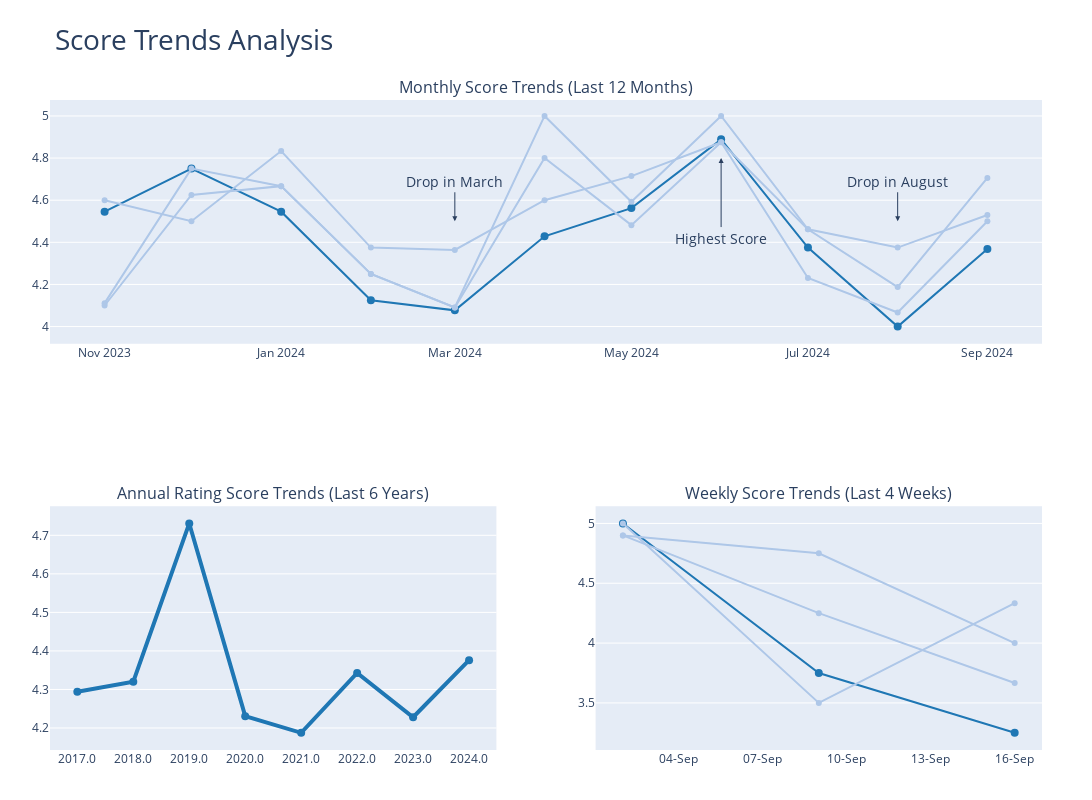

The notebook cell saved with this chart:
### Code cell
# Convert date column to datetime format
reviews['date'] = pd.to_datetime(reviews['date'], errors='coerce')
reviews['month'] = reviews['date'].dt.to_period('M')
reviews['year'] = reviews['date'].dt.year
reviews['week'] = reviews['date'].dt.to_period('W')
reviews['week'] = reviews['date'] - pd.to_timedelta(reviews['date'].dt.weekday, unit='d')
reviews['week'] = reviews['week'].dt.strftime('%Y-%m-%d')

# Filter data for the last periods (months, years, weeks)
last_months = reviews[reviews['date'] >= pd.to_datetime('today') - pd.DateOffset(months=12)]
last_years = reviews[reviews['date'] >= pd.to_datetime('today') - pd.DateOffset(years=8)]
last_weeks = reviews[reviews['date'] >= pd.to_datetime('today') - pd.DateOffset(weeks=5)]

# Compute averages for the required periods
monthly_avg_scores = last_months.groupby('month')[['rating_score', 'food_score', 'service_score', 'atmosphere_score']].mean()
yearly_avg_scores = last_years.groupby('year')[['rating_score']].mean()
weekly_avg_scores = last_weeks.groupby('week')[['rating_score', 'food_score', 'service_score', 'atmosphere_score']].mean()

# Update the axis labels for each score to be more readable
label_mapping = {
    'rating_score': 'Rating',
    'food_score': 'Food',
    'service_score': 'Service',
    'atmosphere_score': 'Atmosphere'
}

# Create a figure with subplots using the Z-layout
fig = make_subplots(rows=2, cols=2,
                    specs=[[{"colspan": 2}, None],
                           [{}, {}]],  # 1 large plot on the first row, 2 smaller plots on the second
                    subplot_titles=("Monthly Score Trends (Last 12 Months)", 
                                    "Annual Rating Score Trends (Last 6 Years)", 
                                    "Weekly Score Trends (Last 4 Weeks)"))

# Add monthly score trends to the first row (rating_score in stronger color)
colors = ['#1f77b4', '#aec7e8', '#aec7e8', '#aec7e8']
for i, column in enumerate(monthly_avg_scores.columns):
    label = label_mapping[column]
    fig.add_trace(
        go.Scatter(x=monthly_avg_scores.index.astype(str), y=monthly_avg_scores[column],
                   mode='lines+markers', name=label, 
                   text=[f"{label} - {val:.2f}" for val in monthly_avg_scores[column]], 
                   hoverinfo="text", line=dict(color=colors[i])),
        row=1, col=1)

# Add yearly score trends to the second row (left)
fig.add_trace(
    go.Scatter(x=yearly_avg_scores.index.astype(str), y=yearly_avg_scores['rating_score'],
               mode='lines+markers', name="Rating", line=dict(color='#1f77b4', width=4),
               text=[f"Rating - {val:.2f}" for val in yearly_avg_scores['rating_score']], 
               hoverinfo="text"),
    row=2, col=1)

# Add weekly score trends to the second row (right, weaker colors)
for i, column in enumerate(weekly_avg_scores.columns):
    label = label_mapping[column]  # Get the readable label
    fig.add_trace(
        go.Scatter(x=weekly_avg_scores.index.astype(str), y=weekly_avg_scores[column],
                   mode='lines+markers', name=label, 
                   text=[f"{label} - {val:.2f}" for val in weekly_avg_scores[column]], 
                   hoverinfo="text", line=dict(color=colors[i])),
        row=2, col=2)

# Enhance presentation: remove gridlines and borders, increase size, and remove legend
fig.update_layout(showlegend=False, 
                  title="Score Trends Analysis",
                  title_font=dict(size=28),
                  margin=dict(l=50, r=50, t=100, b=50),
                  paper_bgcolor="white",
                  height=800, width=1200)
fig.update_xaxes(showline=False, showgrid=False)
fig.update_yaxes(showline=False, showgrid=True)

# Customize x-axes formatting: show only the year for yearly data, and only day and month for weekly data
fig.update_xaxes(
    tickformat="%Y",  # Only show the year for the yearly graph
    row=2, col=1
)

fig.update_xaxes(
    tickformat="%d-%b",  # Show only the day and month for weekly graph
    row=2, col=2
)

# Add annotations to highlight key points
fig.add_annotation(x='2024-06', y=4.8, 
                   text="Highest Score", 
                   showarrow=True, arrowhead=2,
                   ax=0, ay=80, row=1, col=1, font=dict(size=14))

fig.add_annotation(x='2024-03', y=4.5, 
                   text="Drop in March", 
                   showarrow=True, arrowhead=2,
                   ax=0, ay=-40, row=1, col=1, font=dict(size=14))

fig.add_annotation(x='2024-08', y=4.5, 
                   text="Drop in August", 
                   showarrow=True, arrowhead=2,
                   ax=0, ay=-40, row=1, col=1, font=dict(size=14))

fig.update_traces(marker=dict(size=8), selector=dict(name="Rating"))
fig.show()

### Figure 1 — Plotly figure (JSON) as saved in the notebook; plotly's stock layout.template omitted (floating-point values rounded to 4 significant figures)
{"data": [{"hoverinfo": "text", "line": {"color": "#1f77b4"}, "marker": {"size": 8}, "mode": "lines+markers", "name": "Rating", "text": ["Rating - 4.55", "Rating - 4.75", "Rating - 4.55", "Rating - 4.12", "Rating - 4.08", "Rating - 4.43", "Rating - 4.56", "Rating - 4.89", "Rating - 4.38", "Rating - 4.00", "Rating - 4.37"], "type": "scatter", "x": ["2023-11", "2023-12", "2024-01", "2024-02", "2024-03", "2024-04", "2024-05", "2024-06", "2024-07", "2024-08", "2024-09"], "xaxis": "x", "y": [4.545, 4.75, 4.545, 4.125, 4.077, 4.429, 4.562, 4.889, 4.375, 4, 4.368], "yaxis": "y"}, {"hoverinfo": "text", "line": {"color": "#aec7e8"}, "mode": "lines+markers", "name": "Food", "text": ["Food - 4.11", "Food - 4.75", "Food - 4.67", "Food - 4.25", "Food - 4.09", "Food - 4.80", "Food - 4.48", "Food - 4.88", "Food - 4.23", "Food - 4.07", "Food - 4.50"], "type": "scatter", "x": ["2023-11", "2023-12", "2024-01", "2024-02", "2024-03", "2024-04", "2024-05", "2024-06", "2024-07", "2024-08", "2024-09"], "xaxis": "x", "y": [4.111, 4.75, 4.667, 4.25, 4.091, 4.8, 4.481, 4.875, 4.231, 4.067, 4.5], "yaxis": "y"}, {"hoverinfo": "text", "line": {"color": "#aec7e8"}, "mode": "lines+markers", "name": "Service", "text": ["Service - 4.60", "Service - 4.50", "Service - 4.83", "Service - 4.38", "Service - 4.36", "Service - 4.60", "Service - 4.71", "Service - 4.88", "Service - 4.46", "Service - 4.38", "Service - 4.53"], "type": "scatter", "x": ["2023-11", "2023-12", "2024-01", "2024-02", "2024-03", "2024-04", "2024-05", "2024-06", "2024-07", "2024-08", "2024-09"], "xaxis": "x", "y": [4.6, 4.5, 4.833, 4.375, 4.364, 4.6, 4.714, 4.875, 4.462, 4.375, 4.529], "yaxis": "y"}, {"hoverinfo": "text", "line": {"color": "#aec7e8"}, "mode": "lines+markers", "name": "Atmosphere", "text": ["Atmosphere - 4.10", "Atmosphere - 4.62", "Atmosphere - 4.67", "Atmosphere - 4.25", "Atmosphere - 4.09", "Atmosphere - 5.00", "Atmosphere - 4.59", "Atmosphere - 5.00", "Atmosphere - 4.46", "Atmosphere - 4.19", "Atmosphere - 4.71"], "type": "scatter", "x": ["2023-11", "2023-12", "2024-01", "2024-02", "2024-03", "2024-04", "2024-05", "2024-06", "2024-07", "2024-08", "2024-09"], "xaxis": "x", "y": [4.1, 4.625, 4.667, 4.25, 4.091, 5, 4.593, 5, 4.462, 4.188, 4.706], "yaxis": "y"}, {"hoverinfo": "text", "line": {"color": "#1f77b4", "width": 4}, "marker": {"size": 8}, "mode": "lines+markers", "name": "Rating", "text": ["Rating - 4.29", "Rating - 4.32", "Rating - 4.73", "Rating - 4.23", "Rating - 4.19", "Rating - 4.34", "Rating - 4.23", "Rating - 4.38"], "type": "scatter", "x": ["2017.0", "2018.0", "2019.0", "2020.0", "2021.0", "2022.0", "2023.0", "2024.0"], "xaxis": "x2", "y": [4.294, 4.32, 4.731, 4.231, 4.188, 4.343, 4.228, 4.376], "yaxis": "y2"}, {"hoverinfo": "text", "line": {"color": "#1f77b4"}, "marker": {"size": 8}, "mode": "lines+markers", "name": "Rating", "text": ["Rating - 5.00", "Rating - 3.75", "Rating - 3.25"], "type": "scatter", "x": ["2024-09-02", "2024-09-09", "2024-09-16"], "xaxis": "x3", "y": [5, 3.75, 3.25], "yaxis": "y3"}, {"hoverinfo": "text", "line": {"color": "#aec7e8"}, "mode": "lines+markers", "name": "Food", "text": ["Food - 5.00", "Food - 3.50", "Food - 4.33"], "type": "scatter", "x": ["2024-09-02", "2024-09-09", "2024-09-16"], "xaxis": "x3", "y": [5, 3.5, 4.333], "yaxis": "y3"}, {"hoverinfo": "text", "line": {"color": "#aec7e8"}, "mode": "lines+markers", "name": "Service", "text": ["Service - 4.90", "Service - 4.25", "Service - 3.67"], "type": "scatter", "x": ["2024-09-02", "2024-09-09", "2024-09-16"], "xaxis": "x3", "y": [4.9, 4.25, 3.667], "yaxis": "y3"}, {"hoverinfo": "text", "line": {"color": "#aec7e8"}, "mode": "lines+markers", "name": "Atmosphere", "text": ["Atmosphere - 4.90", "Atmosphere - 4.75", "Atmosphere - 4.00"], "type": "scatter", "x": ["2024-09-02", "2024-09-09", "2024-09-16"], "xaxis": "x3", "y": [4.9, 4.75, 4], "yaxis": "y3"}], "layout": {"annotations": [{"font": {"size": 16}, "showarrow": false, "text": "Monthly Score Trends (Last 12 Months)", "x": 0.5, "xanchor": "center", "xref": "paper", "y": 1, "yanchor": "bottom", "yref": "paper"}, {"font": {"size": 16}, "showarrow": false, "text": "Annual Rating Score Trends (Last 6 Years)", "x": 0.225, "xanchor": "center", "xref": "paper", "y": 0.375, "yanchor": "bottom", "yref": "paper"}, {"font": {"size": 16}, "showarrow": false, "text": "Weekly Score Trends (Last 4 Weeks)", "x": 0.775, "xanchor": "center", "xref": "paper", "y": 0.375, "yanchor": "bottom", "yref": "paper"}, {"arrowhead": 2, "ax": 0, "ay": 80, "font": {"size": 14}, "showarrow": true, "text": "Highest Score", "x": "2024-06", "xref": "x", "y": 4.8, "yref": "y"}, {"arrowhead": 2, "ax": 0, "ay": -40, "font": {"size": 14}, "showarrow": true, "text": "Drop in March", "x": "2024-03", "xref": "x", "y": 4.5, "yref": "y"}, {"arrowhead": 2, "ax": 0, "ay": -40, "font": {"size": 14}, "showarrow": true, "text": "Drop in August", "x": "2024-08", "xref": "x", "y": 4.5, "yref": "y"}], "height": 800, "margin": {"b": 50, "l": 50, "r": 50, "t": 100}, "paper_bgcolor": "white", "showlegend": false, "title": {"font": {"size": 28}, "text": "Score Trends Analysis"}, "width": 1200, "xaxis": {"anchor": "y", "domain": [0, 1], "showgrid": false, "showline": false}, "xaxis2": {"anchor": "y2", "domain": [0, 0.45], "showgrid": false, "showline": false, "tickformat": "%Y"}, "xaxis3": {"anchor": "y3", "domain": [0.55, 1], "showgrid": false, "showline": false, "tickformat": "%d-%b"}, "yaxis": {"anchor": "x", "domain": [0.625, 1], "showgrid": true, "showline": false}, "yaxis2": {"anchor": "x2", "domain": [0, 0.375], "showgrid": true, "showline": false}, "yaxis3": {"anchor": "x3", "domain": [0, 0.375], "showgrid": true, "showline": false}}}
